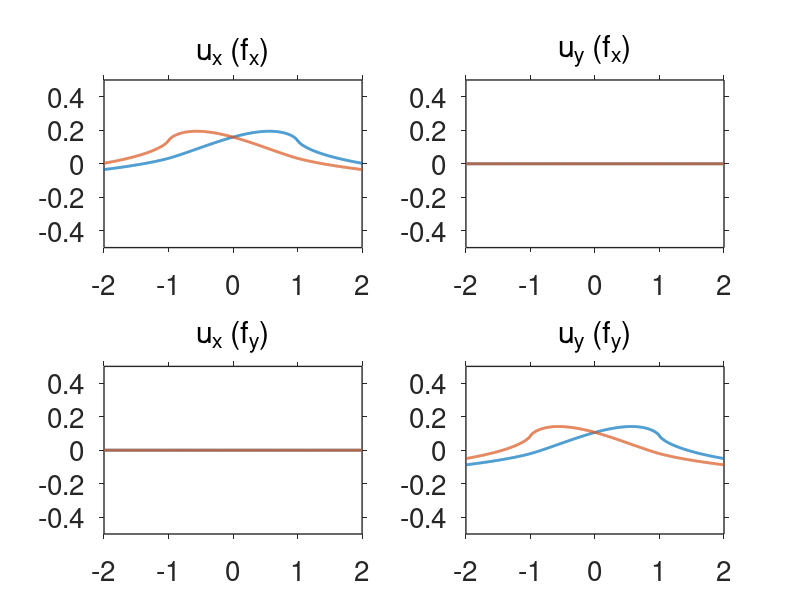
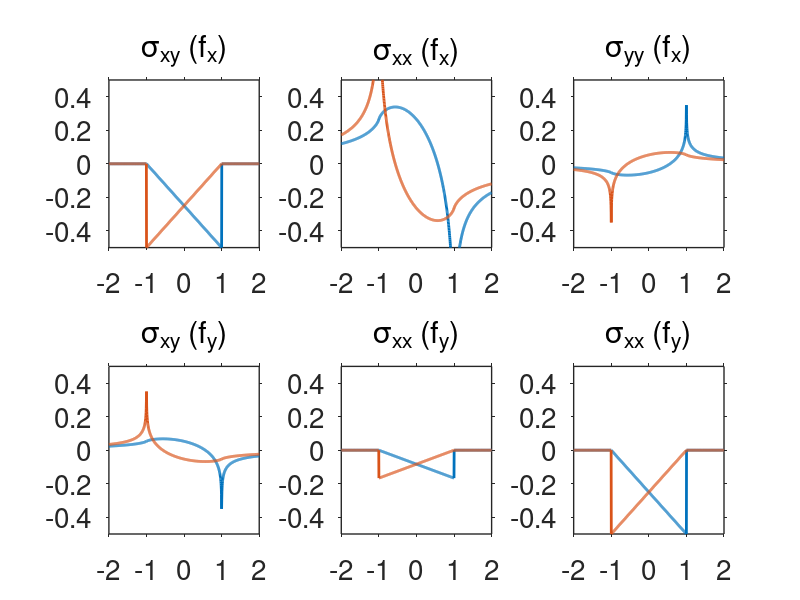

The MATLAB script that drew these images, in order:
% script to convert Mathematica expressions to MATLAB
% for Kelvin problem with linearly varying body forces along a line segment
% 
% AUTHORS:
% Rishav Mallick, JPL, 2024

clear

mu = 1;
nu = 0.25;

Nobs = 1000;
xo = linspace(-2,2,Nobs)';
yo = zeros(Nobs,1);

% Displacement kernels copied over from Mathematica for a horizontal line
% element present at y = 0, -w <= x <= w
% 
% ux,uy kernels have two linear basis functions
% f1: goes from (-w,0) to (w,1)
% f2: goes from (-w,1) to (w,0)

% ux kernels (is non-zero at yo = 0 only for fx)
ux_1 = @(fx,fy,w) ((1/8).*fx.*w.^(-1).*(w+(-1).*xo).*(3.*w+xo).*mu.^(-1).*nu.*(pi+(-1) ...
  .*pi.*nu).^(-1).*log((w+(-1).*xo).^2+yo.^2)+(1/32).*fx.*pi.^(-1).* ...
  w.^(-1).*mu.^(-1).*((-1)+nu).^(-1).*(4.*w.*(8.*w.*((-1)+nu)+xo.*((-3) ...
  +4.*nu))+(-16).*(w+xo).*yo.*((-1)+nu).*atan2((w-xo),yo)+ ...
  (-16).*(w+xo).*yo.*((-1)+nu).*atan2((w+xo),yo)+(3.*(w+(-1).* ...
  xo).*(3.*w+xo)+yo.^2.*(5+(-4).*nu)).*log((w+(-1).*xo).^2+yo.^2)+( ...
  3.*(w+xo).^2+(-5).*yo.^2+(-4).*(w+xo+(-1).*yo).*(w+xo+yo).*nu).* ...
  log((w+xo).^2+yo.^2)) + ...
  (1/16).*fy.*pi.^(-1).*w.^(-1).*yo.*mu.^(-1).*((-1)+nu).^(-1).*(4.*w+ ...
  (-2).*yo.*(atan2((w-xo),yo)+atan2((w+xo),yo))+( ...
  w+xo).*(log((w+(-1).*xo).^2+yo.^2)+(-1).*log((w+xo).^2+yo.^2))))./2;

ux_2 = @(fx,fy,w) (1/64).*fx.*pi.^(-1).*w.^(-1).*(w+(-1).*xo).^2.*mu.^(-1).*(3+(-4).* ...
  nu).*((-1)+nu).^(-1).*log((w+(-1).*xo).^2+yo.^2)+(1/32).*pi.^(-1).* ...
  w.^(-1).*(w+(-1).*xo).*mu.^(-1).*((-1)+nu).^(-1).*((-8).*fx.*yo.*(( ...
  -1)+nu).*(atan2((w-xo),yo)+atan2((w+xo),yo))+fy.* ...
  yo.*log((w+(-1).*xo).^2+yo.^2))+(1/64).*pi.^(-1).*w.^(-1).*mu.^(-1) ...
  .*((-1)+nu).^(-1).*(4.*w.*((-2).*fy.*yo+fx.*xo.*(3+(-4).*nu)+8.*fx.* ...
  w.*((-1)+nu))+yo.^2.*(4.*fy.*(atan2((w-xo),yo)+atan2((w+xo),yo))+...
  fx.*((-5)+4.*nu).*log((w+(-1).*xo).^2+yo.^2))+(2.* ...
  fy.*((-1).*w+xo).*yo+fx.*(3.*(3.*w+(-1).*xo).*(w+xo)+5.*yo.^2+(-4) ...
  .*((3.*w+(-1).*xo).*(w+xo)+yo.^2).*nu)).*log((w+xo).^2+yo.^2));

% uy kernels (is non-zero at yo = 0 only for fy)
uy_1 = @(fx,fy,w) (1/32).*fx.*pi.^(-1).*w.^(-1).*yo.*mu.^(-1).*((-1)+nu).^(-1).*(4.*w+ ...
  (-2).*yo.*(atan2(w-xo,yo)+atan2(w+xo,yo))+( ...
  w+xo).*(log((w+(-1).*xo).^2+yo.^2)+(-1).*log((w+xo).^2+yo.^2)))+( ...
  1/64).*fy.*pi.^(-1).*w.^(-1).*mu.^(-1).*((-1)+nu).^(-1).*(4.*w.*(2.* ...
  w+xo).*((-3)+4.*nu)+8.*(w+xo).*yo.*((-1)+2.*nu).*atan2((-w+xo),yo)+...
  (-8).*(w+xo).*yo.*((-1)+2.*nu).*atan2(w+xo,yo)+( ...
  w.^2.*(9+(-12).*nu)+yo.^2.*(1+(-4).*nu)+2.*w.*xo.*((-3)+4.*nu)+ ...
  xo.^2.*((-3)+4.*nu)).*log((w+(-1).*xo).^2+yo.^2)+(-1).*((-3).*(w+ ...
  xo).^2+yo.^2+4.*(w+xo+(-1).*yo).*(w+xo+yo).*nu).*log((w+xo).^2+ ...
  yo.^2));

uy_2 = @(fx,fy,w) fx.*((-1/32).*pi.^(-1).*w.^(-1).*yo.*mu.^(-1).*((-1)+nu).^(-1).*(4.* ...
  w+(-2).*yo.*(atan2(w-xo,yo)+atan2(w+xo,yo))+ ...
  ((-1).*w+xo).*log((w+(-1).*xo).^2+yo.^2))+(w+(-1).*xo).*yo.*(32.* ...
  pi.*w.*mu+(-32).*pi.*w.*mu.*nu).^(-1).*log(w.^2+2.*w.*xo+xo.^2+yo.^2) ...
  )+fy.*((-1/8).*pi.^(-1).*w.^(-1).*(w+(-1).*xo).*yo.*mu.^(-1).*((-1) ...
  +nu).^(-1).*((-1)+2.*nu).*(atan2(w-xo,yo)+atan2((w+xo),yo))+...
  (1/64).*pi.^(-1).*w.^(-1).*(w+(-1).*xo).^2.*mu.^(-1).* ...
  (3+(-4).*nu).*((-1)+nu).^(-1).*log((w+(-1).*xo).^2+yo.^2)+(1/64).* ...
  pi.^(-1).*w.^(-1).*mu.^(-1).*((-1)+nu).^(-1).*(4.*w.*(2.*w+(-1).*xo) ...
  .*((-3)+4.*nu)+yo.^2.*((-1)+4.*nu).*log((w+(-1).*xo).^2+yo.^2)+(3.*( ...
  3.*w+(-1).*xo).*(w+xo)+yo.^2+(-4).*((3.*w+(-1).*xo).*(w+xo)+yo.^2) ...
  .*nu).*log((w+xo).^2+yo.^2)));

% sxy kernels
sxy_1 = @(fx,fy,w) (-1/8).*fx.*pi.^(-1).*w.^(-1).*((-1)+nu).^(-1).*(2.*w.*(w+(-1).*xo) ...
  .*yo.*((w+(-1).*xo).^2+yo.^2).^(-1)+2.*(w+xo).*((-1)+nu).*atan2((w-xo),yo)+...
  2.*(w+xo).*((-1)+nu).*atan2((w+xo),yo)+( ...
  1/2).*yo.*((-3)+2.*nu).*(log((w+(-1).*xo).^2+yo.^2)+(-1).*log((w+ ...
  xo).^2+yo.^2)))+(1/8).*fy.*pi.^(-1).*w.^(-1).*((-1)+nu).^(-1).*(( ...
  -2).*w.*(w+(-1).*xo).^2.*((w+(-1).*xo).^2+yo.^2).^(-1)+4.*w.*nu+2.* ...
  yo.*nu.*atan2((-w+xo),yo)+(-2).*yo.*nu.*atan2((w+xo),yo)+...
  (1/2).*(w+xo).*((-1)+2.*nu).*(log((w+(-1).*xo).^2+yo.^2)+ ...
  (-1).*log((w+xo).^2+yo.^2)));

sxy_2 = @(fx,fy,w) (-1/16).*fx.*pi.^(-1).*w.^(-1).*((-1)+nu).^(-1).*(4.*w.*(w+xo).* ...
  yo.*((w+xo).^2+yo.^2).^(-1)+4.*(w+(-1).*xo).*((-1)+nu).*atan2((w-xo),yo)+4.*(w+(-1).*xo).*((-1)+nu).*atan2(w+xo,yo)+...
  (-1).*yo.*((-3)+2.*nu).*(log((w+(-1).*xo).^2+yo.^2)+(-1).*log( ...
  (w+xo).^2+yo.^2)))+(-1/16).*fy.*pi.^(-1).*w.^(-1).*((-1)+nu).^(-1) ...
  .*((-4).*w.*(w+xo).^2.*((w+xo).^2+yo.^2).^(-1)+8.*w.*nu+(-4).*yo.* ...
  nu.*atan2(w-xo,yo)+(-4).*yo.*nu.*atan2((w+xo),yo)+...
  ((-1).*w+xo).*((-1)+2.*nu).*(log((w+(-1).*xo).^2+yo.^2)+(-1).* ...
  log((w+xo).^2+yo.^2)));

% sxx kernels
sxx_1 = @(fx,fy,w) (1/8).*fx.*pi.^(-1).*w.^(-1).*((-1)+nu).^(-1).*(((w+(-1).*xo).^2+ ...
  yo.^2).^(-1).*((-6).*w.*(w+(-1).*xo).^2+(-8).*w.*yo.^2)+4.*w.*nu+( ...
  -2).*yo.*((-2)+nu).*atan2((w-xo),yo)+(-2).*yo.*((-2)+nu) ...
  .*atan2((w+xo),yo)+(1/2).*(w+xo).*((-3)+2.*nu).*(log((w+(-1) ...
  .*xo).^2+yo.^2)+(-1).*log((w+xo).^2+yo.^2)))+(1/8).*fy.*pi.^(-1).* ...
  w.^(-1).*((-1)+nu).^(-1).*(2.*w.*((-1).*w+xo).*yo.*((w+(-1).*xo) ...
  .^2+yo.^2).^(-1)+2.*(w+xo).*nu.*atan2((w-xo),yo)+2.*(w+ ...
  xo).*nu.*atan2((w+xo),yo)+(1/2).*yo.*(1+2.*nu).*(log((w+(-1).* ...
  xo).^2+yo.^2)+(-1).*log((w+xo).^2+yo.^2)));

sxx_2 = @(fx,fy,w) (1/16).*fx.*pi.^(-1).*w.^(-1).*((-1)+nu).^(-1).*(4.*w.*((w+xo).^2+ ...
  yo.^2).^(-1).*(3.*(w+xo).^2+4.*yo.^2+(-2).*((w+xo).^2+yo.^2).*nu)+ ...
  4.*yo.*((-2)+nu).*atan2(w-xo,yo)+4.*yo.*((-2)+nu).* ...
  atan2(w+xo,yo)+(w+(-1).*xo).*((-3)+2.*nu).*(log((w+(-1).* ...
  xo).^2+yo.^2)+(-1).*log((w+xo).^2+yo.^2)))+(1/16).*fy.*pi.^(-1).* ...
  w.^(-1).*((-1)+nu).^(-1).*((-4).*w.*(w+xo).*yo.*((w+xo).^2+yo.^2) ...
  .^(-1)+4.*(w+(-1).*xo).*nu.*atan2(w-xo,yo)+4.*(w+(-1) ...
  .*xo).*nu.*atan2(w+xo,yo)+(-1).*yo.*(1+2.*nu).*(log((w+(-1) ...
  .*xo).^2+yo.^2)+(-1).*log((w+xo).^2+yo.^2)));

% syy kernels
syy_1 = @(fx,fy,w) (-1/16).*fx.*pi.^(-1).*w.^(-1).*((-1)+nu).^(-1).*(((w+(-1).*xo).^2+ ...
  yo.^2).^(-1).*((-4).*w.*(w+(-1).*xo).^2+(-8).*w.*yo.^2)+8.*w.*nu+( ...
  -4).*yo.*((-1)+nu).*atan2((w-xo),yo)+(-4).*yo.*((-1)+nu) ...
  .*atan2((w+xo),yo)+(w+xo).*((-1)+2.*nu).*(log((w+(-1).*xo) ...
  .^2+yo.^2)+(-1).*log((w+xo).^2+yo.^2)))+(-1/8).*fy.*pi.^(-1).*w.^( ...
  -1).*((-1)+nu).^(-1).*(2.*w.*((-1).*w+xo).*yo.*((w+(-1).*xo).^2+ ...
  yo.^2).^(-1)+2.*(w+xo).*((-1)+nu).*atan2((w-xo),yo)+2.* ...
  (w+xo).*((-1)+nu).*atan2((w+xo),yo)+(1/2).*yo.*((-1)+2.*nu).*( ...
  log((w+(-1).*xo).^2+yo.^2)+(-1).*log((w+xo).^2+yo.^2)));

syy_2 = @(fx,fy,w) (-1/8).*fx.*pi.^(-1).*w.^(-1).*((-1)+nu).^(-1).*(2.*w.*((w+xo).^2+ ...
  yo.^2).^(-1).*((w+xo).^2+2.*yo.^2+(-2).*((w+xo).^2+yo.^2).*nu)+2.* ...
  yo.*((-1)+nu).*atan2(w-xo,yo)+2.*yo.*((-1)+nu).*atan2((w+xo),yo)+(1/2).*(w+(-1).*xo).*((-1)+2.*nu).*(log((w+(-1).* ...
  xo).^2+yo.^2)+(-1).*log((w+xo).^2+yo.^2)))+(-1/8).*fy.*pi.^(-1).* ...
  w.^(-1).*((-1)+nu).^(-1).*((-2).*w.*(w+xo).*yo.*((w+xo).^2+yo.^2) ...
  .^(-1)+2.*(w+(-1).*xo).*((-1)+nu).*atan2(w-xo,yo)+2.* ...
  (w+(-1).*xo).*((-1)+nu).*atan2(w+xo,yo)+(-1/2).*yo.*((-1)+ ...
  2.*nu).*(log((w+(-1).*xo).^2+yo.^2)+(-1).*log((w+xo).^2+yo.^2)));

% set element length
w = 1;

% Displacements
figure(1),clf
subplot(2,2,1)
plot(xo,ux_1(1,0,w),'Linewidth',2), hold on
plot(xo,ux_2(1,0,w),'Linewidth',2)
title('u_x (f_x)','FontWeight','normal')

subplot(2,2,3)
plot(xo,ux_1(0,1,w),'Linewidth',2), hold on
plot(xo,ux_2(0,1,w),'Linewidth',2)
title('u_x (f_y)','FontWeight','normal')

subplot(2,2,2)
plot(xo,uy_1(1,0,w),'Linewidth',2), hold on
plot(xo,uy_2(1,0,w),'Linewidth',2)
title('u_y (f_x)','FontWeight','normal')

subplot(2,2,4)
plot(xo,uy_1(0,1,w),'Linewidth',2), hold on
plot(xo,uy_2(0,1,w),'Linewidth',2)
title('u_y (f_y)','FontWeight','normal')
set(findobj(gcf,'type','axes'),'FontSize',20,'LineWidth',1,'TickDir','both','YLim',[-1 1]*0.5);

% Stresses
% sxy
figure(11),clf
subplot(2,3,1)
plot(xo,sxy_1(1,0,w),'Linewidth',2), hold on
plot(xo,sxy_2(1,0,w),'Linewidth',2)
title('\sigma_{xy} (f_x)','FontWeight','normal')

subplot(2,3,4)
plot(xo,sxy_1(0,1,w),'Linewidth',2), hold on
plot(xo,sxy_2(0,1,w),'Linewidth',2)
title('\sigma_{xy} (f_y)','FontWeight','normal')

% sxx
subplot(2,3,2)
plot(xo,sxx_1(1,0,w),'Linewidth',2), hold on
plot(xo,sxx_2(1,0,w),'Linewidth',2)
title('\sigma_{xx} (f_x)','FontWeight','normal')

subplot(2,3,5)
plot(xo,sxx_1(0,1,w),'Linewidth',2), hold on
plot(xo,sxx_2(0,1,w),'Linewidth',2)
title('\sigma_{xx} (f_y)','FontWeight','normal')

% syy
subplot(2,3,3)
plot(xo,syy_1(1,0,w),'Linewidth',2), hold on
plot(xo,syy_2(1,0,w),'Linewidth',2)
title('\sigma_{yy} (f_x)','FontWeight','normal')

subplot(2,3,6)
plot(xo,syy_1(0,1,w),'Linewidth',2), hold on
plot(xo,syy_2(0,1,w),'Linewidth',2)
title('\sigma_{xx} (f_y)','FontWeight','normal')

set(findobj(gcf,'type','axes'),'FontSize',20,'LineWidth',1,'TickDir','both','YLim',[-1 1]*0.5);
